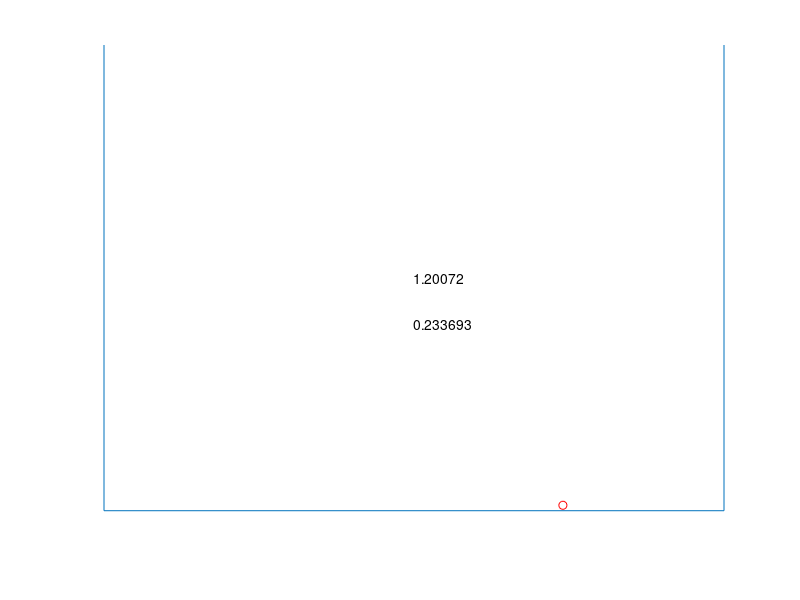

Reproduce this figure in MATLAB.
% Definitions
X = 1;
Y = 2;

%%%%%%%%%%%%%%%%%%%%%%%%%%%%%%%%
% Properties of the object
%%%%%%%%%%%%%%%%%%%%%%%%%%%%%%%%
% Explicit properties
m = 5;          % mass of the object in kg
pos = [0, 5];   % Position vector
v = [1, 2];     % Velocity vector

% Physics Options
g = -9.81;      % Gravity in m/s^2
bounce_dampening = 0.8;

% Simulation Properties
end_time = 5;               % End of simulation in seconds 
dt = 0.01;                  % Time in seconds per iteration
left_bound = -2.5;          % Left wall x pos
right_bound = 2.5;          % Right wall x pos
zero_threshold = 0.1;       % Prevents infinite oscillations

% Global Simulation variables
F = [0, 0];     % Net forces vector
a = [0, 0];     % Acceleration vector

% Initialize objects
figure(1);
p = plot(NaN,NaN,'ro');
xText = text(0,10,"TMP");
yText = text(0,8, "TMP");
xlim([left_bound right_bound])
ylim([-1 20])
line([left_bound,right_bound], [0,0]);
line([left_bound,left_bound], [0,20]);
line([right_bound,right_bound], [0,20]);
axis off;

pause(1);
for n=0:round(end_time/dt)
    F(X) = 0;                           % Sum of forces in x-direction
    F(Y) = m*g;                         % Sum of forces in y-direction
    
    a = (F./m).*dt;                     % Calculated acceleration
    v = v + a;                          % Update current velocity
    
    if pos(Y) + v(Y) < 0
        if abs(bounce_dampening*v(Y)) < zero_threshold
            v(Y) = 0;
        else
            v(Y) = -1*bounce_dampening*v(Y);
        end
    end
    if ((pos(X) + v(X)) < left_bound) || ((pos(X) + v(X)) > right_bound)
        v(X) = -1*bounce_dampening*v(X);
        disp("yee");
    end
    
    pos = pos + v;                      % update position
    
    % Draw scene
    set(p, 'XData', pos(X), 'YData', pos(Y));
    set(xText, 'String', pos(X));
    set(yText, 'String', pos(Y));
    pause(dt)
end